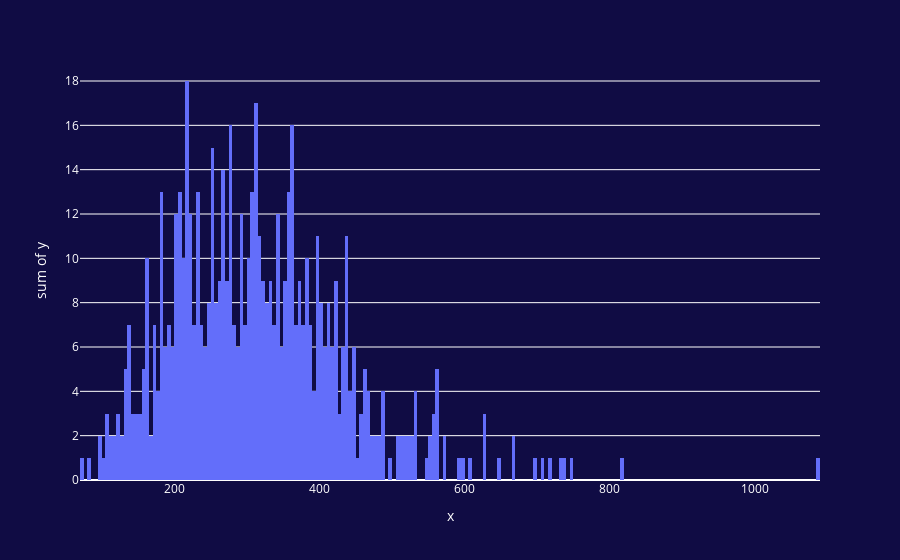

Source (notebook cell):
### Code cell
import plotly.express as px
df_eredivisie["word_count"] = df_eredivisie["article"].apply(lambda x: len(x.split()))
fig = px.histogram(
    df_eredivisie, 
    y=df_eredivisie.word_count.value_counts().values, 
    x=df_eredivisie.word_count.value_counts().index,
    nbins=500,
    title="Top {} meest voorkomende woorden".format(10)
    ).update_layout(plot_bgcolor='#100c44',paper_bgcolor='#100c44', font_color='#FFFFFF')
fig.show()

### Figure 1 — Plotly figure (JSON) as saved in the notebook; plotly's stock layout.template omitted (floating-point values rounded to 4 significant figures; data arrays with more than 128 entries replaced by an {"elided": "..."} marker saying what was removed)
{"data": [{"alignmentgroup": "True", "bingroup": "x", "histfunc": "sum", "hovertemplate": "x=%{x}<br>sum of y=%{y}<extra></extra>", "legendgroup": "", "marker": {"color": "#636efa", "pattern": {"shape": ""}}, "name": "", "nbinsx": 500, "offsetgroup": "", "orientation": "v", "showlegend": false, "type": "histogram", "x": {"elided": "325 int values"}, "xaxis": "x", "y": {"elided": "325 int values"}, "yaxis": "y"}], "layout": {"barmode": "relative", "font": {"color": "#FFFFFF"}, "legend": {"tracegroupgap": 0}, "margin": {"t": 60}, "paper_bgcolor": "#100c44", "plot_bgcolor": "#100c44", "xaxis": {"anchor": "y", "domain": [0, 1], "title": {"text": "x"}}, "yaxis": {"anchor": "x", "domain": [0, 1], "title": {"text": "sum of y"}}}}
